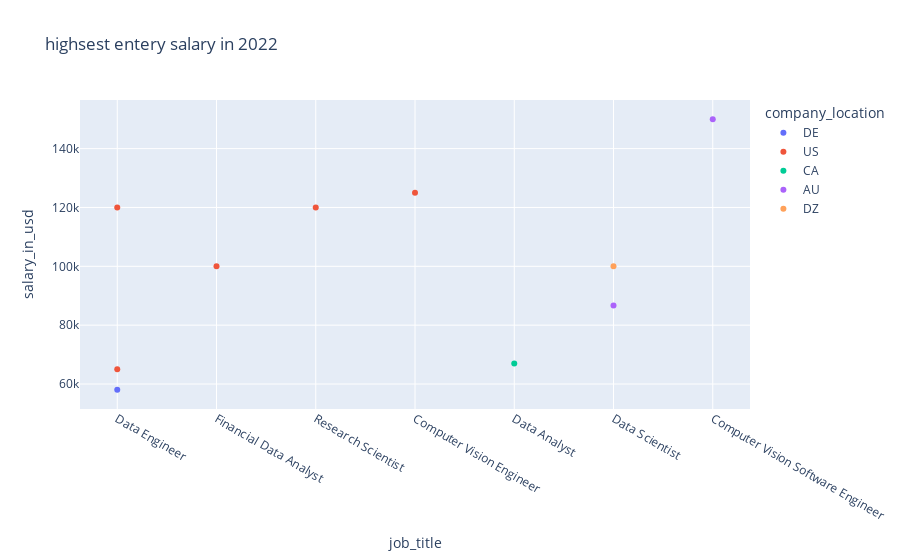

Notebook source saved alongside this figure:
### Code cell
entery_2021 =df[(df['work_year']==2022) & (df['experience_level'] == 'EN')].sort_values('salary_in_usd').tail(10)

px.scatter(entery_2021, 
           x = 'job_title' , 
           y = 'salary_in_usd' ,
           color = 'company_location',
           title = 'highsest entery salary in 2022',
           hover_data =[ 'employment_type' , 'company_location' , 'remote_ratio']
)

### Figure 1 — Plotly figure (JSON) as saved in the notebook; plotly's stock layout.template omitted (floating-point values rounded to 4 significant figures)
{"data": [{"customdata": [["FT", "DE", 100]], "hovertemplate": "company_location=%{customdata[1]}<br>job_title=%{x}<br>salary_in_usd=%{y}<br>employment_type=%{customdata[0]}<br>remote_ratio=%{customdata[2]}<extra></extra>", "legendgroup": "DE", "marker": {"color": "#636efa", "symbol": "circle"}, "mode": "markers", "name": "DE", "orientation": "v", "showlegend": true, "type": "scatter", "x": ["Data Engineer"], "xaxis": "x", "y": [58035], "yaxis": "y"}, {"customdata": [["FT", "US", 100], ["FT", "US", 50], ["FT", "US", 100], ["FT", "US", 100], ["FT", "US", 0]], "hovertemplate": "company_location=%{customdata[1]}<br>job_title=%{x}<br>salary_in_usd=%{y}<br>employment_type=%{customdata[0]}<br>remote_ratio=%{customdata[2]}<extra></extra>", "legendgroup": "US", "marker": {"color": "#EF553B", "symbol": "circle"}, "mode": "markers", "name": "US", "orientation": "v", "showlegend": true, "type": "scatter", "x": ["Data Engineer", "Financial Data Analyst", "Research Scientist", "Data Engineer", "Computer Vision Engineer"], "xaxis": "x", "y": [65000, 100000, 120000, 120000, 125000], "yaxis": "y"}, {"customdata": [["FT", "CA", 0]], "hovertemplate": "company_location=%{customdata[1]}<br>job_title=%{x}<br>salary_in_usd=%{y}<br>employment_type=%{customdata[0]}<br>remote_ratio=%{customdata[2]}<extra></extra>", "legendgroup": "CA", "marker": {"color": "#00cc96", "symbol": "circle"}, "mode": "markers", "name": "CA", "orientation": "v", "showlegend": true, "type": "scatter", "x": ["Data Analyst"], "xaxis": "x", "y": [67000], "yaxis": "y"}, {"customdata": [["FT", "AU", 50], ["FT", "AU", 100]], "hovertemplate": "company_location=%{customdata[1]}<br>job_title=%{x}<br>salary_in_usd=%{y}<br>employment_type=%{customdata[0]}<br>remote_ratio=%{customdata[2]}<extra></extra>", "legendgroup": "AU", "marker": {"color": "#ab63fa", "symbol": "circle"}, "mode": "markers", "name": "AU", "orientation": "v", "showlegend": true, "type": "scatter", "x": ["Data Scientist", "Computer Vision Software Engineer"], "xaxis": "x", "y": [86703, 150000], "yaxis": "y"}, {"customdata": [["PT", "DZ", 50]], "hovertemplate": "company_location=%{customdata[1]}<br>job_title=%{x}<br>salary_in_usd=%{y}<br>employment_type=%{customdata[0]}<br>remote_ratio=%{customdata[2]}<extra></extra>", "legendgroup": "DZ", "marker": {"color": "#FFA15A", "symbol": "circle"}, "mode": "markers", "name": "DZ", "orientation": "v", "showlegend": true, "type": "scatter", "x": ["Data Scientist"], "xaxis": "x", "y": [100000], "yaxis": "y"}], "layout": {"legend": {"title": {"text": "company_location"}, "tracegroupgap": 0}, "title": {"text": "highsest entery salary in 2022"}, "xaxis": {"anchor": "y", "domain": [0, 1], "title": {"text": "job_title"}}, "yaxis": {"anchor": "x", "domain": [0, 1], "title": {"text": "salary_in_usd"}}}}
